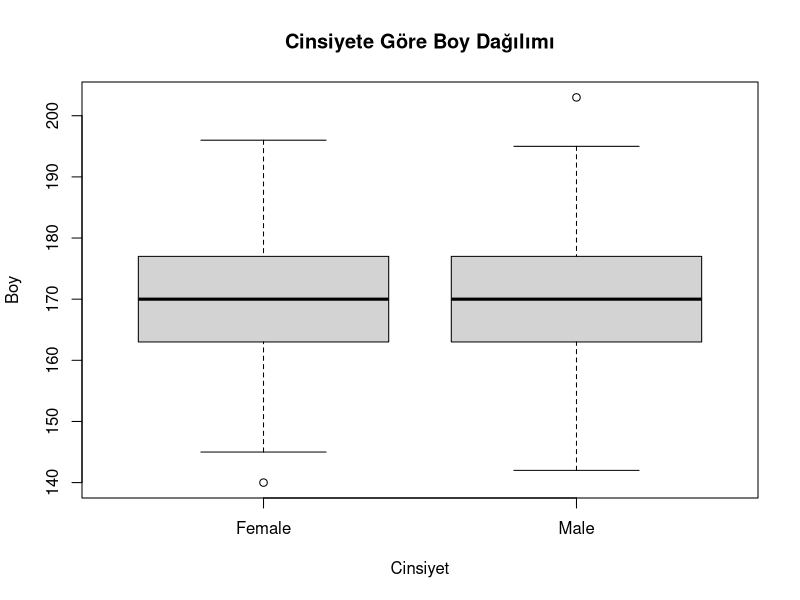

This chart was generated by the following R code:
# Gerekli paketler
library(dplyr)

# Örnek veri seti
set.seed(123)
n <- 1000
data <- data.frame(
  ID = 1:n,
  Age = round(rnorm(n, mean = 30, sd = 10)),
  Gender = sample(c("Male", "Female"), n, replace = TRUE),
  Height = round(rnorm(n, mean = 170, sd = 10)),
  Weight = round(rnorm(n, mean = 70, sd = 10)),
  Income = round(rnorm(n, mean = 50000, sd = 10000))
)

# Veri setini işleme
processed_data <- data %>%
  filter(Age >= 20 & Age <= 40) %>%  # Yaşı 20 ile 40 arasında olanları seçme
  select(ID, Age, Gender, Height, Weight, Income) %>%  # İlgili sütunları seçme
  mutate(BMI = Weight / ((Height / 100) ^ 2))  # BMI (Vücut Kitle İndeksi) hesaplama

# Veri setini görüntüleme
print("İşlenmiş veri seti:")
head(processed_data)

# Temel istatistikler
print("Temel istatistikler:")
summary(processed_data)

# Cinsiyete göre ortalama boyu gösteren bir kutu grafiği oluşturma
boxplot(Height ~ Gender, data = processed_data, main = "Cinsiyete Göre Boy Dağılımı", xlab = "Cinsiyet", ylab = "Boy")

